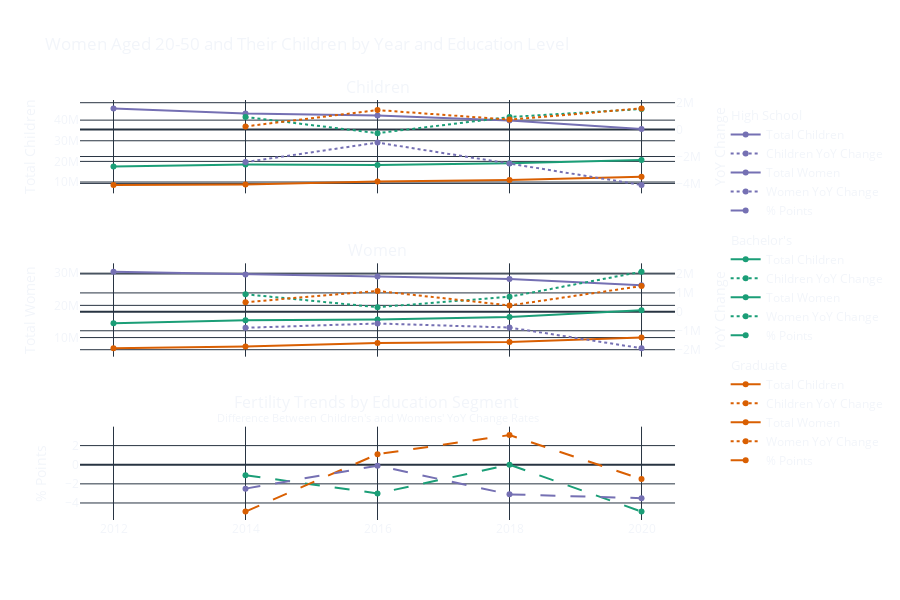

Notebook cell for this chart:
### Code cell
# The change in children of 20-50 year old women broken down by educational attainment

fig = make_subplots(
        rows=3,
        specs=[[{"secondary_y": True}], [{"secondary_y": True}], [{}]],
        subplot_titles=("Children", "Women", "Fertility Trends by Education Segment <br><sup>Difference Between Children's and Womens' YoY Change Rates</sup>"),
        shared_xaxes=True
)

fdf = make_education_filtered_df(df.copy())

education_rank_order = ["High School", "Bachelor's", "Graduate"]

for i, (education, edf) in enumerate(fdf.groupby("Education")):
        by_year = edf.groupby("Year", as_index=False).sum()

        by_year["Children per Woman"] = by_year["Total Children"] / by_year["Total Women"]
        # Calculate YoY Change in Children
        by_year["Children Change"] = by_year["Total Children"] - by_year["Total Children"].shift()
        by_year["Children Percent Change"] = by_year["Children Change"] / by_year["Total Children"].shift() * 100
        # Calculate YoY Change in Women
        by_year["Women Change"] = by_year["Total Women"] - by_year["Total Women"].shift()
        by_year["Women Percent Change"] = by_year["Women Change"] / by_year["Total Women"].shift() * 100

        education_color = colorbrewer.Dark2[i]

        # Add children traces
        fig.add_trace(
                go.Scatter(
                        x=by_year["Year"],
                        y=by_year["Total Children"],
                        name="Total Children",
                        line=dict(color=education_color),
                        legendgroup=education,
                        legendgrouptitle_text=education,
                        legendrank=education_rank_order.index(education),
                        hovertext=education
                ),
                row=1,
                col=1,
        )
        fig.add_trace(
                go.Scatter(
                        x=by_year["Year"],
                        y=by_year["Children Change"],
                        name="Children YoY Change",
                        line=dict(color=education_color, dash="dot"),
                        legendgroup=education,
                        hovertext=education + " " + by_year["Children Percent Change"].round(1).astype(str) + "%",
                ),
                row=1,
                col=1,
                secondary_y=True,
        )
        # Add women traces
        fig.add_trace(
                go.Scatter(
                        x=by_year["Year"],
                        y=by_year["Total Women"],
                        name="Total Women",
                        line=dict(color=education_color),
                        legendgroup=education,
                        hovertext=education
                ),
                row=2,
                col=1,
        )
        fig.add_trace(
                go.Scatter(
                        x=by_year["Year"],
                        y=by_year["Women Change"],
                        name="Women YoY Change",
                        line=dict(color=education_color, dash="dot"),
                        legendgroup=education,
                        hovertext=education + " " + by_year["Women Percent Change"].round(1).astype(str) + "%",
                ),
                row=2,
                col=1,
                secondary_y=True,
        )

        # Point differential traces
        fig.add_trace(
                go.Scatter(
                        x=by_year["Year"],
                        y=(by_year["Children Percent Change"] - by_year["Women Percent Change"]).round(1),
                        name="% Points",
                        line=dict(color=education_color, dash="longdash"),
                        legendgroup=education,
                ),
                row=3,
                col=1,
        )

fig.update_layout(
        title="Women Aged 20-50 and Their Children by Year and Education Level",
        template="plotly_dark",
        paper_bgcolor='rgba(0,0,0,0)',
        plot_bgcolor='rgba(0,0,0,0)'
)
fig.update_yaxes(title_text="Total Children", row=1, secondary_y=False)
fig.update_yaxes(title_text="Total Women", row=2, secondary_y=False)
fig.update_yaxes(title_text="% Points", row=3, secondary_y=False)
fig.update_yaxes(title_text="YoY Change", secondary_y=True)

fig.update_layout(height=600, hovermode="x")
fig

### Figure 1 — Plotly figure (JSON) as saved in the notebook; plotly's stock layout.template omitted (floating-point values rounded to 4 significant figures)
{"data": [{"hovertext": "Bachelor's", "legendgroup": "Bachelor's", "legendgrouptitle": {"text": "Bachelor's"}, "legendrank": 1, "line": {"color": "rgb(27,158,119)"}, "name": "Total Children", "type": "scatter", "x": [2012, 2014, 2016, 2018, 2020], "xaxis": "x", "y": [17540611, 18477356, 18215660, 19152206, 20680245], "yaxis": "y"}, {"hovertext": ["Bachelor's nan%", "Bachelor's 5.3%", "Bachelor's -1.4%", "Bachelor's 5.1%", "Bachelor's 8.0%"], "legendgroup": "Bachelor's", "line": {"color": "rgb(27,158,119)", "dash": "dot"}, "name": "Children YoY Change", "type": "scatter", "x": [2012, 2014, 2016, 2018, 2020], "xaxis": "x", "y": [null, 936745, -261696, 936546, 1528039], "yaxis": "y2"}, {"hovertext": "Bachelor's", "legendgroup": "Bachelor's", "line": {"color": "rgb(27,158,119)"}, "name": "Total Women", "type": "scatter", "x": [2012, 2014, 2016, 2018, 2020], "xaxis": "x2", "y": [14413000, 15342000, 15587000, 16383000, 18501000], "yaxis": "y3"}, {"hovertext": ["Bachelor's nan%", "Bachelor's 6.4%", "Bachelor's 1.6%", "Bachelor's 5.1%", "Bachelor's 12.9%"], "legendgroup": "Bachelor's", "line": {"color": "rgb(27,158,119)", "dash": "dot"}, "name": "Women YoY Change", "type": "scatter", "x": [2012, 2014, 2016, 2018, 2020], "xaxis": "x2", "y": [null, 929000, 245000, 796000, 2118000], "yaxis": "y4"}, {"legendgroup": "Bachelor's", "line": {"color": "rgb(27,158,119)", "dash": "longdash"}, "name": "% Points", "type": "scatter", "x": [2012, 2014, 2016, 2018, 2020], "xaxis": "x3", "y": [null, -1.1, -3, 0, -4.9], "yaxis": "y5"}, {"hovertext": "Graduate", "legendgroup": "Graduate", "legendgrouptitle": {"text": "Graduate"}, "legendrank": 2, "line": {"color": "rgb(217,95,2)"}, "name": "Total Children", "type": "scatter", "x": [2012, 2014, 2016, 2018, 2020], "xaxis": "x", "y": [8599977, 8838867, 10291948, 11035264, 12611391], "yaxis": "y"}, {"hovertext": ["Graduate nan%", "Graduate 2.8%", "Graduate 16.4%", "Graduate 7.2%", "Graduate 14.3%"], "legendgroup": "Graduate", "line": {"color": "rgb(217,95,2)", "dash": "dot"}, "name": "Children YoY Change", "type": "scatter", "x": [2012, 2014, 2016, 2018, 2020], "xaxis": "x", "y": [null, 238890, 1453081, 743316, 1576127], "yaxis": "y2"}, {"hovertext": "Graduate", "legendgroup": "Graduate", "line": {"color": "rgb(217,95,2)"}, "name": "Total Women", "type": "scatter", "x": [2012, 2014, 2016, 2018, 2020], "xaxis": "x2", "y": [6680000, 7191000, 8294000, 8632000, 9994000], "yaxis": "y3"}, {"hovertext": ["Graduate nan%", "Graduate 7.6%", "Graduate 15.3%", "Graduate 4.1%", "Graduate 15.8%"], "legendgroup": "Graduate", "line": {"color": "rgb(217,95,2)", "dash": "dot"}, "name": "Women YoY Change", "type": "scatter", "x": [2012, 2014, 2016, 2018, 2020], "xaxis": "x2", "y": [null, 511000, 1103000, 338000, 1362000], "yaxis": "y4"}, {"legendgroup": "Graduate", "line": {"color": "rgb(217,95,2)", "dash": "longdash"}, "name": "% Points", "type": "scatter", "x": [2012, 2014, 2016, 2018, 2020], "xaxis": "x3", "y": [null, -4.9, 1.1, 3.1, -1.5], "yaxis": "y5"}, {"hovertext": "High School", "legendgroup": "High School", "legendgrouptitle": {"text": "High School"}, "legendrank": 0, "line": {"color": "rgb(117,112,179)"}, "name": "Total Children", "type": "scatter", "x": [2012, 2014, 2016, 2018, 2020], "xaxis": "x", "y": [45676546, 43264281, 42300685, 39777062, 35666155], "yaxis": "y"}, {"hovertext": ["High School nan%", "High School -5.3%", "High School -2.2%", "High School -6.0%", "High School -10.3%"], "legendgroup": "High School", "line": {"color": "rgb(117,112,179)", "dash": "dot"}, "name": "Children YoY Change", "type": "scatter", "x": [2012, 2014, 2016, 2018, 2020], "xaxis": "x", "y": [null, -2412265, -963596, -2523623, -4110907], "yaxis": "y2"}, {"hovertext": "High School", "legendgroup": "High School", "line": {"color": "rgb(117,112,179)"}, "name": "Total Women", "type": "scatter", "x": [2012, 2014, 2016, 2018, 2020], "xaxis": "x2", "y": [30442000, 29599000, 28983000, 28155000, 26232000], "yaxis": "y3"}, {"hovertext": ["High School nan%", "High School -2.8%", "High School -2.1%", "High School -2.9%", "High School -6.8%"], "legendgroup": "High School", "line": {"color": "rgb(117,112,179)", "dash": "dot"}, "name": "Women YoY Change", "type": "scatter", "x": [2012, 2014, 2016, 2018, 2020], "xaxis": "x2", "y": [null, -843000, -616000, -828000, -1923000], "yaxis": "y4"}, {"legendgroup": "High School", "line": {"color": "rgb(117,112,179)", "dash": "longdash"}, "name": "% Points", "type": "scatter", "x": [2012, 2014, 2016, 2018, 2020], "xaxis": "x3", "y": [null, -2.5, -0.1, -3.1, -3.5], "yaxis": "y5"}], "layout": {"annotations": [{"font": {"size": 16}, "showarrow": false, "text": "Children", "x": 0.47, "xanchor": "center", "xref": "paper", "y": 1, "yanchor": "bottom", "yref": "paper"}, {"font": {"size": 16}, "showarrow": false, "text": "Women", "x": 0.47, "xanchor": "center", "xref": "paper", "y": 0.6111, "yanchor": "bottom", "yref": "paper"}, {"font": {"size": 16}, "showarrow": false, "text": "Fertility Trends by Education Segment <br><sup>Difference Between Children's and Womens' YoY Change Rates</sup>", "x": 0.47, "xanchor": "center", "xref": "paper", "y": 0.2222, "yanchor": "bottom", "yref": "paper"}], "height": 600, "hovermode": "x", "paper_bgcolor": "rgba(0,0,0,0)", "plot_bgcolor": "rgba(0,0,0,0)", "title": {"text": "Women Aged 20-50 and Their Children by Year and Education Level"}, "xaxis": {"anchor": "y", "domain": [0, 0.94], "matches": "x3", "showticklabels": false}, "xaxis2": {"anchor": "y3", "domain": [0, 0.94], "matches": "x3", "showticklabels": false}, "xaxis3": {"anchor": "y5", "domain": [0, 0.94]}, "yaxis": {"anchor": "x", "domain": [0.7778, 1], "title": {"text": "Total Children"}}, "yaxis2": {"anchor": "x", "overlaying": "y", "side": "right", "title": {"text": "YoY Change"}}, "yaxis3": {"anchor": "x2", "domain": [0.3889, 0.6111], "title": {"text": "Total Women"}}, "yaxis4": {"anchor": "x2", "overlaying": "y3", "side": "right", "title": {"text": "YoY Change"}}, "yaxis5": {"anchor": "x3", "domain": [0, 0.2222], "title": {"text": "% Points"}}}}
